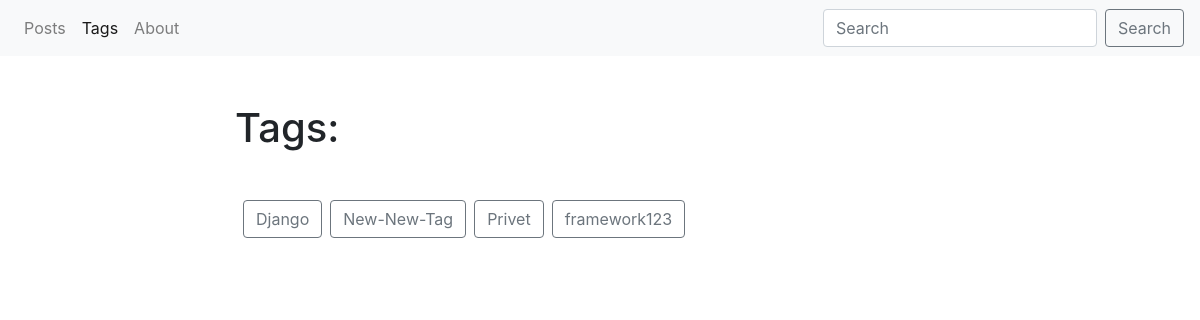
Page /blog/tags/ on the earlier database version.
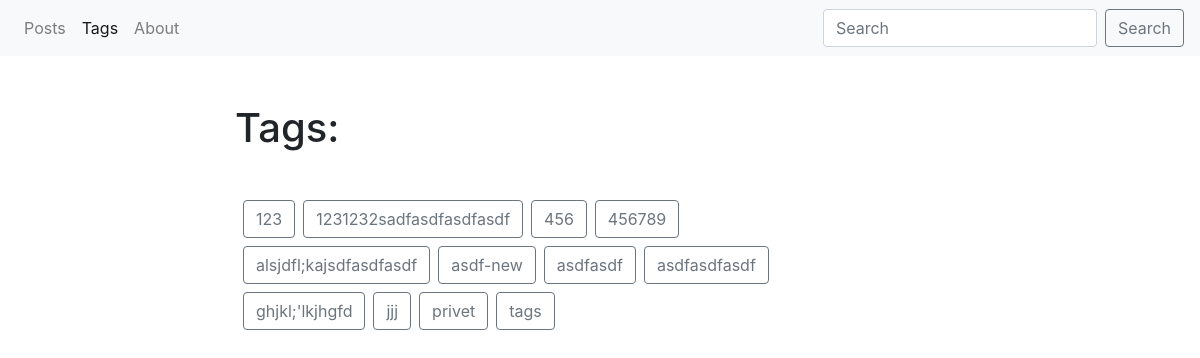
Same page on the later database version.
### blog/models.py (models this page shows, shortened)
class Tag(models.Model):
    title = models.CharField(max_length=50)
    slug = models.SlugField(max_length=50, unique=True)
    def get_absolute_url(self):
        return reverse('tag_detail_url', kwargs={'slug': self.slug})
    class Meta:
        ordering = ['title']

### blog/views.py (the view)
# urls.py: path('tags/', tags_list, name='tags_list_url'),
def tags_list(request):
    tags = Tag.objects.all()
    context = {'tags': tags}
    return render(request, 'blog/tags_list.html', context=context)

### blog/templates/blog/tags_list.html (shortened to what this page needs)
{% extends 'blog/base_blog.html' %}
{% block content %}
    <h1 class="mb-5">Tags:</h1>
    <div class="container mt-5">
        <div class="row">
            {% for tag in tags %}
                    <div class="span5">
                        <h3><a href="{{ tag.get_absolute_url }}" class="btn btn-outline-secondary ml-2">{{ tag.title }}</a></h3>
                    </div>
            {% endfor %}
        </div>
    </div>
{% endblock %}

### blog/templates/blog/base_blog.html (shortened to what this page needs)
{% extends 'base.html' %}

### templates/base.html (shortened to what this page needs)
{% load static %}
<!DOCTYPE html>
<html lang="en" dir="ltr">
    <head>
        <link rel="stylesheet"
        href="https://stackpath.bootstrapcdn.com/bootstrap/4.1.3/css/bootstrap.min.css"
>
        <link rel="stylesheet" href="{% static "css/pagination.css" %}">
        <link rel="stylesheet" href="{% static "css/styles.css" %}">
        <link rel="stylesheet" href="{% static "css/pagedownwidgetfix.css" %}">
    </head>
    <body>
        <nav class="navbar navbar-expand-lg navbar-light bg-light style="background-color: #e3f2fd;"">
            <div class="collapse navbar-collapse" id="navbarSupportedContent">
                <ul class="navbar-nav mr-auto">
                    <li {% if request.path == '/blog/' %} class="nav-item active" {% else %}class="nav-item"{% endif %}>
                        <a class="nav-link" href="{% url 'posts_list_url' %}">Posts</a>
                    </li>
                    <li {% if request.path == '/blog/tags/' %} class="nav-item active" {% else %}class="nav-item"{% endif %}>
                        <a class="nav-link" href="{% url 'tags_list_url' %}">Tags</a>
                    </li>
                    <li {% if request.path == '/blog/about/' %} class="nav-item active" {% else %}class="nav-item"{% endif %}>
                        <a class="nav-link" href="{% url 'about_blog' %}">About</a>
                    </li>
                </ul>
                <form class="form-inline my-2 my-lg-0" action="{% url 'posts_list_url' %}">
                    <input class="form-control mr-sm-2" type="search" placeholder="Search" aria-label="Search" name="search">
                    <button class="btn btn-outline-secondary my-2 my-sm-0" type="submit">Search</button>
                </form>
            </div>
        </nav>
        <div class="container mt-5">
            <div class="row">
                <div class="col-7 offset-md-2">
                    {% block content %}
                    {% endblock %}
                </div>
            </div>
        </div>
    </body>
</html>

Differences in the rows shown:
removed Tag: title "Django"
removed Tag: title "New-New-Tag"
removed Tag: title "Privet"
removed Tag: title "framework123"
added Tag: title "123"
added Tag: title "1231232sadfasdfasdfasdf"
added Tag: title "456"
added Tag: title "456789"
added Tag: title "alsjdfl;kajsdfasdfasdf"
added Tag: title "asdf-new"
added Tag: title "asdfasdf"
added Tag: title "asdfasdfasdf"
added Tag: title "ghjkl;'lkjhgfd"
added Tag: title "jjj"
added Tag: title "privet"
added Tag: title "tags"
